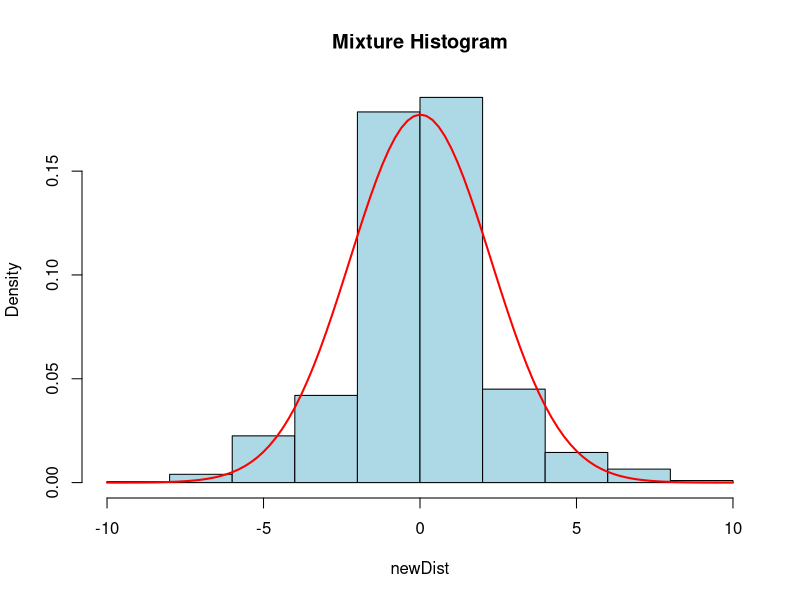
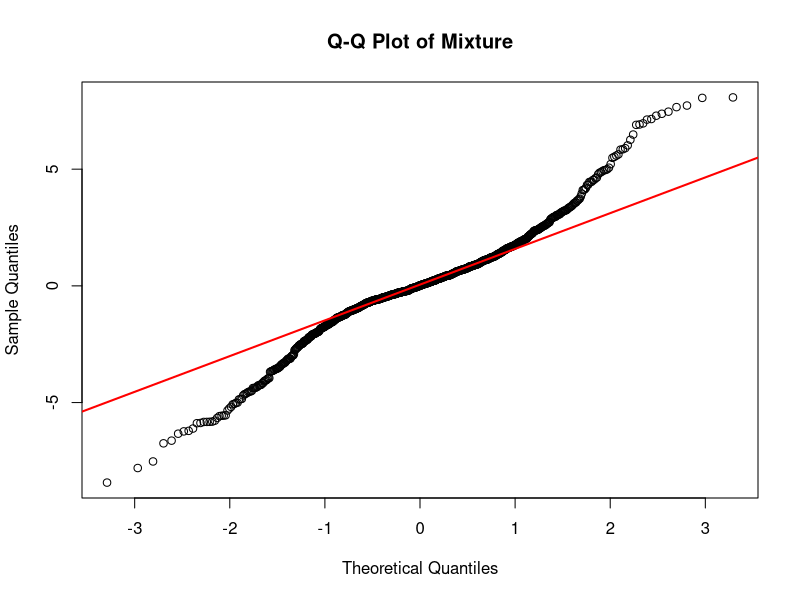
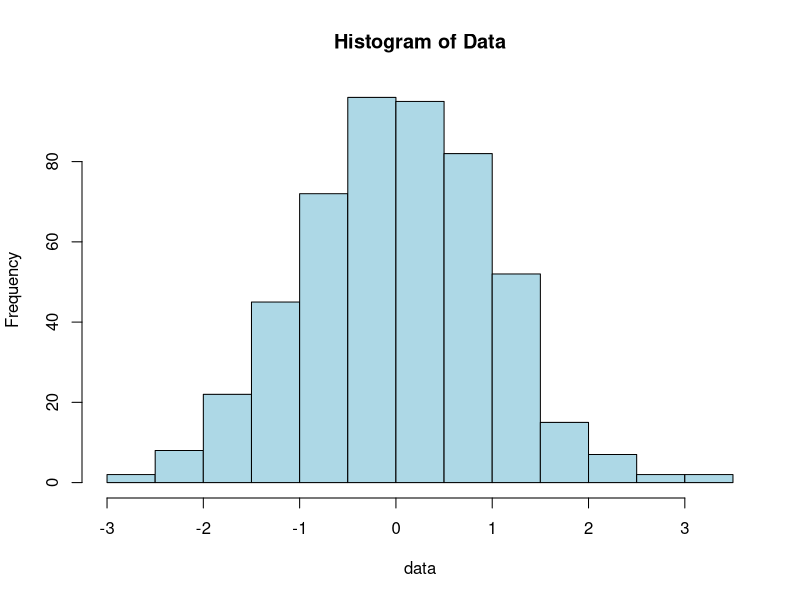
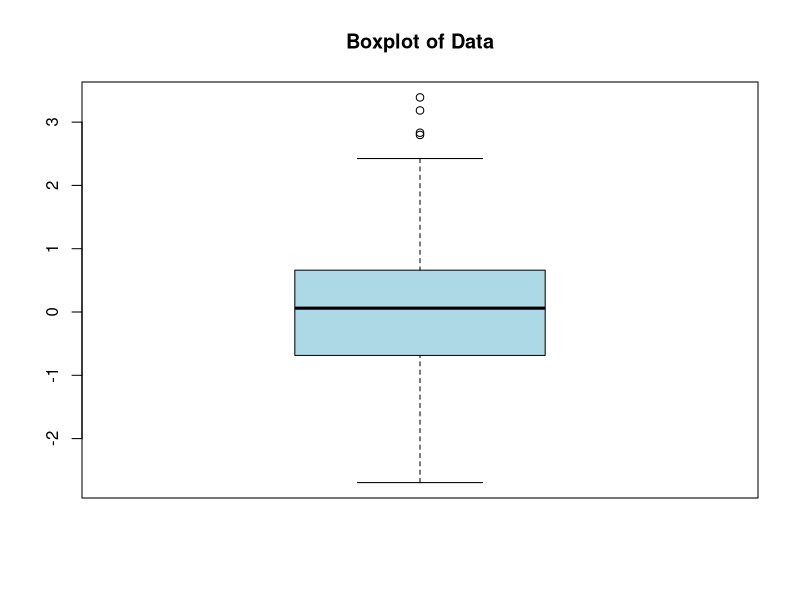
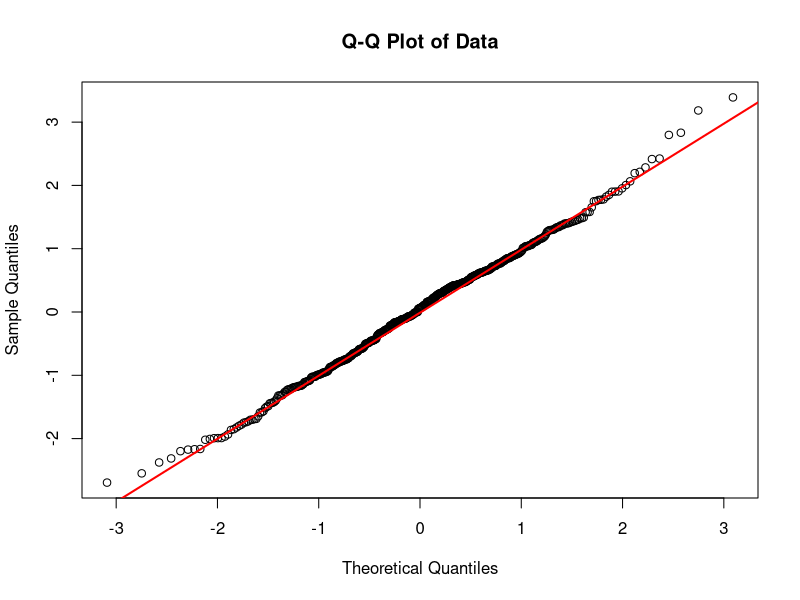
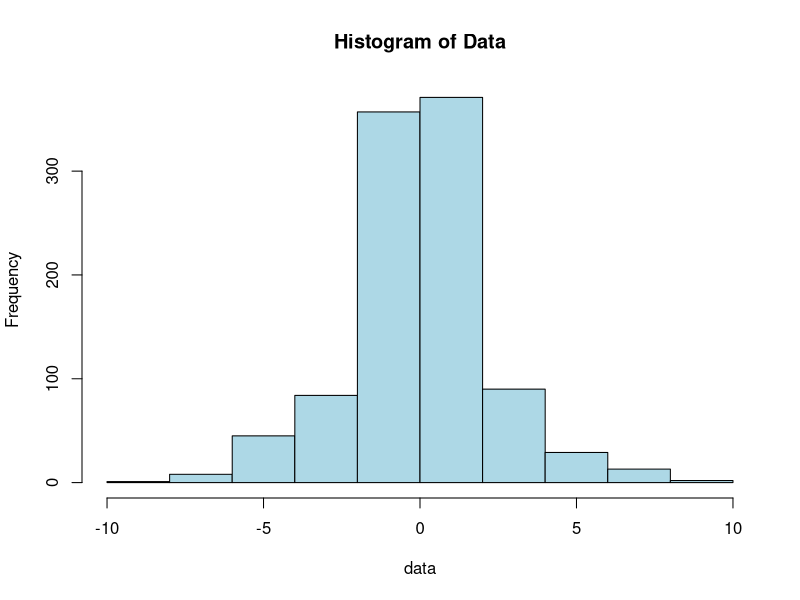
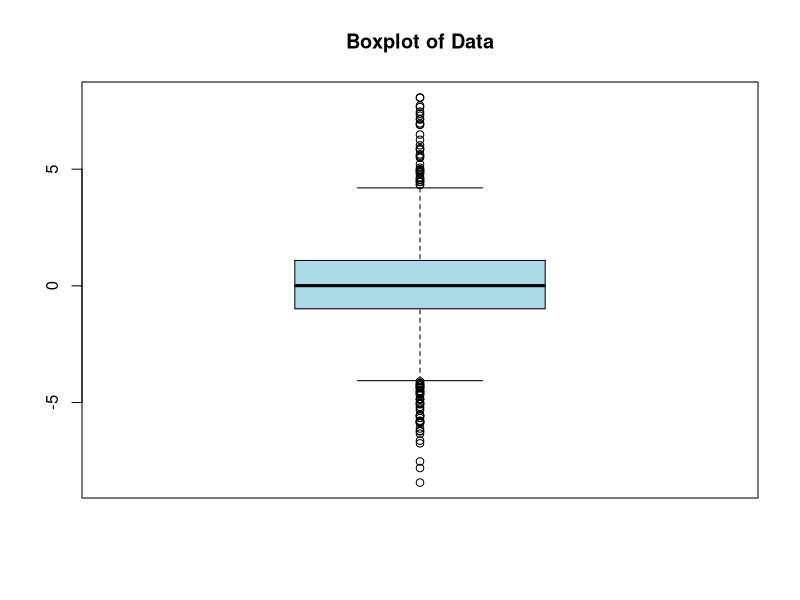
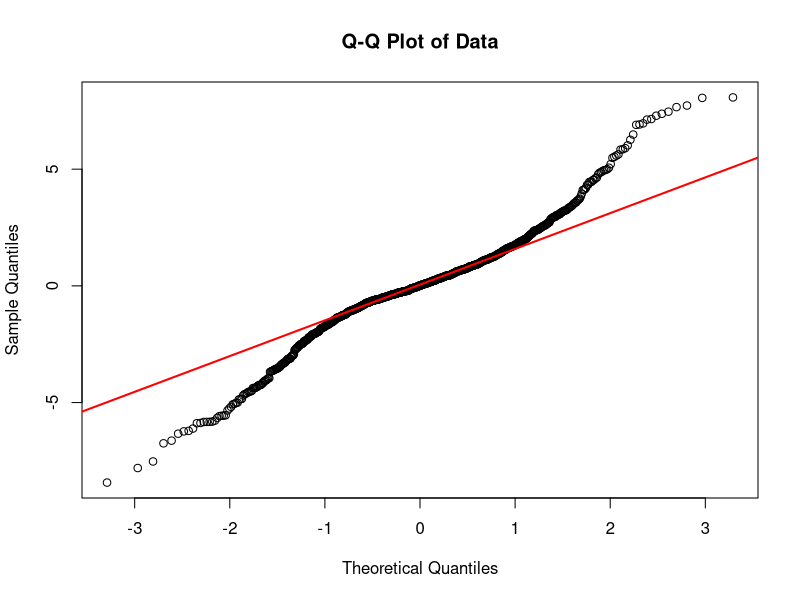

Write R code to recreate these figures, in order.
## ---- chunk 1
knitr::opts_chunk$set(echo = TRUE)
## ---- chunk 2
# -- Create Data --
set.seed(123)
x1 <- rnorm(500, mean = 0, sd = 1)
x2 <- rnorm(500, mean = 0, sd = 3)
newDist <- c(x1, x2)

# -- Plot Data and Density and QQ Plot --
hist(newDist, probability = TRUE, col = "lightblue", main = "Mixture Histogram")
curve(dnorm(x, mean = mean(newDist), sd = sd(newDist)), col = "red", lwd = 2, add = TRUE)

# Q-Q Plot
qqnorm(newDist, main = "Q-Q Plot of Mixture")
qqline(newDist, col = "red", lwd = 2)

## ---- chunk 3
shapiro.test(newDist)
## ---- chunk 4
library(tseries)

jarque.bera.test(newDist)
## ---- chunk 5
library(nortest)
library(tseries)

normalityTester <- function(data){
  # -- Libraries --
  library(nortest)
  library(tseries)
  library(e1071)
  
  # -- Minor cleaning --
  data <- as.numeric(na.omit(data)) # Omit NA Values and Create Numeric
  
  
  # -- Tests --
  sw <- shapiro.test(data)
  ad <- nortest::ad.test(data)
  ks <- ks.test(data, "pnorm")
  jb <- tseries::jarque.bera.test(data)
  
  # -- Store Results --
  shapiroRes <- ifelse(sw$p.value >= 0.05,
                       "Normal",
                       "Not Normal") # Shapiro Wilk
  andersonRes <- ifelse(ad$p.value >= 0.05,
                       "Normal",
                       "Not Normal") # Anderson-Darling
  kolmogorvRes <- ifelse(ks$p.value >= 0.05,
                       "Normal",
                       "Not Normal")
  jarqueRes <- ifelse(jb$p.value >= 0.05,
                       "Normal",
                       "Not Normal")
  skewnessRes <- ifelse(skewness(data) > -0.5 & skewness(data < 0.5),
                        "Within Bounds",
                        "Outside of Bounds")
  kurtosisRes <- ifelse(skewness(data) > -2 & skewness(data < 2),
                        "Within Bounds",
                        "Outside of Bounds")

  # -- Print Results --
  cat(
      "      Normality Tester Function         ", "\n", 
      "               ----------             ","\n",
      "     Shapiro-Wilk Test: ", shapiroRes, "\n",
      "     Anderson-Darling Test: ", andersonRes, "\n",
      "     Kolmogrov-Smirnov Test: ", kolmogorvRes, "\n",
      "     Jarque-Bera Test: ", jarqueRes, "\n",
      "     Skewness: ", skewnessRes, "\n",
      "     Kurtosis: ", kurtosisRes, "\n",
      "               ----------             ", "\n", "\n"
      )
  
  
  print(ifelse(shapiroRes == "Normal" &
           andersonRes == "Normal" &
           kolmogorvRes == "Normal" &
           jarqueRes == "Normal" &
           kurtosisRes == "Within Bounds" &
           skewnessRes == "Within Bounds",
         "Data Appears to be Normal",
         "Data is not Normal"))
  
  # -- Visual Tests --
  # Histogram
  hist(data, main = "Histogram of Data", col = "lightblue")
  
  # Boxplot
  boxplot(data, main = "Boxplot of Data", col = "lightblue")
  
  # Q-Q Plot
  qqnorm(data, main = "Q-Q Plot of Data")
  qqline(data, col = "red", lwd = 2)
  
  # -- Data Frame --
  result <- list(
    Shapiro_Wilk_PValue = sw$p.value,
    Anderson_Darling_PValue = ad$p.value,
    Kolmogrov_Smirnov_PValue =  ks$p.value,
    Jarque_Bera_PValue = jb$p.value,
    Skewness = skewness(data),
    Kurtosis = kurtosis(data)
  )
  
  return(result)
}

test <- normalityTester(rnorm(500))
## ---- chunk 6
test <- normalityTester(newDist)
test
